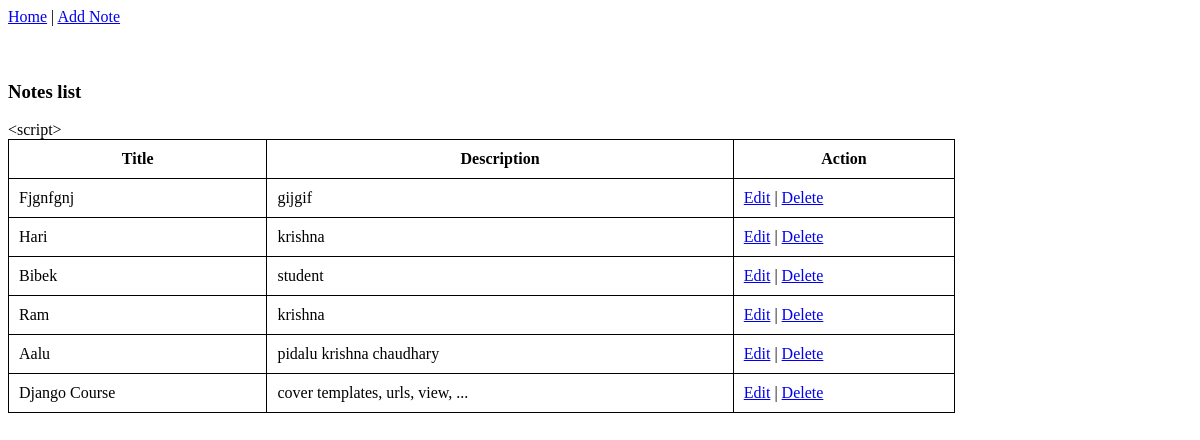
Page /notes/ on the earlier database version.
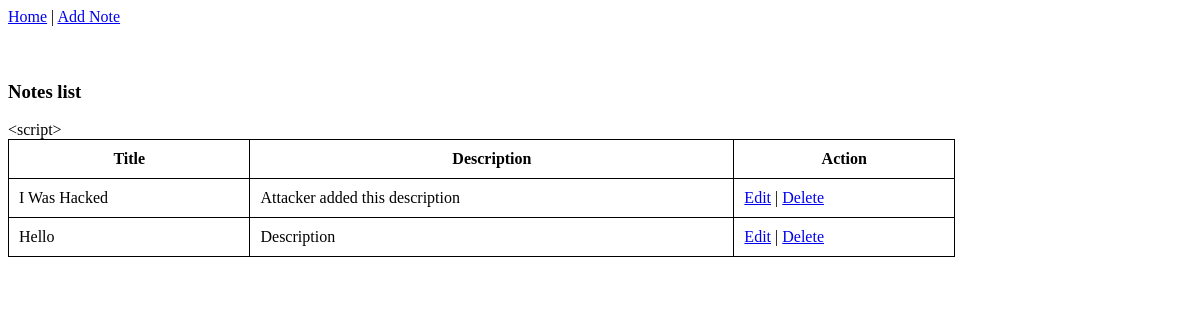
Same page on the later database version.
### notes/models.py (models this page shows, shortened)
class Note(models.Model):
    title = models.CharField(max_length = 100)
    description = models.TextField()

### notes/views.py (the view)
# urls.py: path('',views.index,name="index"),
def index(request):
    notes = Note.objects.all().order_by('-id')
    return render(request,"notes/index.html",{'notes':notes})

### notes/templates/notes/index.html
{% extends "notes/base.html"%}
{% block content %}
<h3>Notes list</h3>
&lt;script&gt;
    <table>
        <tr>
            <th>Title</th>
            <th>Description</th>
            <th>Action</th>
        </tr>
        {% for n in notes%}
        <tr>
            <td>{{n.title|title}}</td>
            <td>{{n.description}}</td>
            <td>
                <a href="#">Edit</a> | <a href="{% url 'notes:delete' n.id %}" onclick="return confirm('are you sure to delete?')">Delete</a>
            </td>
        </tr>
        {% endfor%}
    </table>
    {% endblock content %}

### notes/templates/notes/base.html (shortened to what this page needs)
{% load static %}
<!DOCTYPE html>
<html lang="en">
<head>
    <link rel="stylesheet" href="{% static 'notes/style.css'%}">
</head>
<body>
    {% include "notes/partials/header.html"%}
    {% block content %}
    {% endblock content %}
</body>
</html>

### notes/templates/notes/partials/header.html
<nav>
    <a href="{% url 'notes:index' %}">Home</a> | <a href="{% url 'notes:add' %}">Add Note</a>
</nav>
<br><br>

### notes/static/notes/style.css (style rules this page uses)
table { width: 80%; border-collapse: collapse; }
th, td { border: 1px solid black; padding: 10px; }

Differences in the rows shown:
removed Note: title "Fjgnfgnj", description "gijgif"
removed Note: title "Hari", description "krishna"
removed Note: title "Bibek", description "student"
removed Note: title "Ram", description "krishna"
removed Note: title "Aalu", description "pidalu krishna chaudhary"
removed Note: title "Django Course", description "cover templates, urls, view, ..."
added Note: title "I Was Hacked", description "Attacker added this description"
added Note: title "Hello", description "Description"
